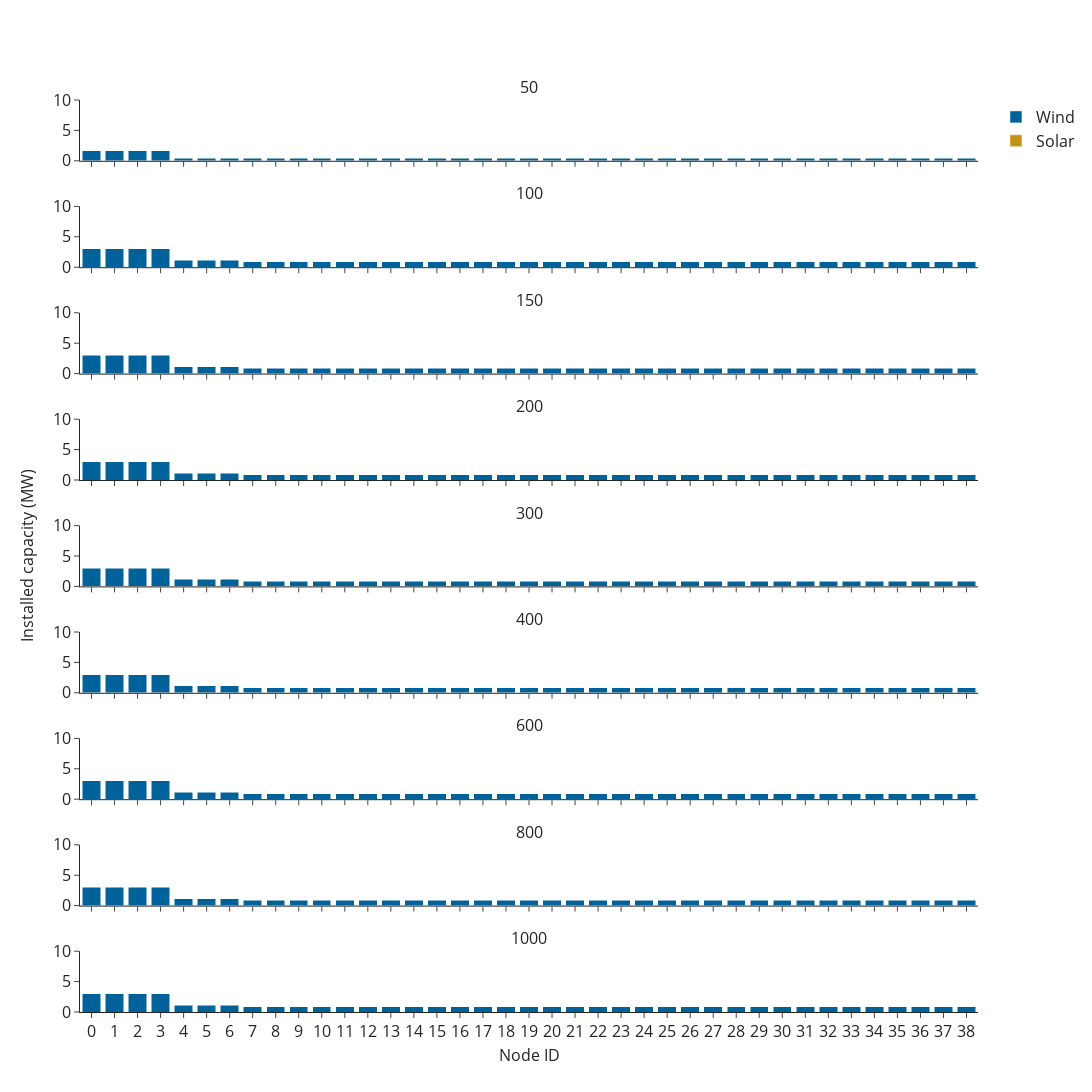

This figure's notebook cell:
### Markdown cell above
## Scenario 3: Each node has at least 2% of program investments

### Code cell
# Initialize the result dataframe
df = pd.DataFrame(columns=["b", "new_solar_cap", "new_wind_cap"])
# Initialize the budget list
budget_list = [50, 100, 150, 200, 300, 400, 600, 800, 1000] 

# For a given budget, run the optimization model
for b_i in budget_list:
    results = run_opt(alpha=2, beta=0, b=b_i, scenario=3, verbose=False)
    d = pd.DataFrame()
    d["b"] = [b_i] * node_number
    d["node_id"] = np.array([str(i) for i in range(node_number)])
    d["new_solar_cap"] = results["new_solar_cap"]
    d["new_wind_cap"] = results["new_wind_cap"]
    df = pd.concat([df, d], ignore_index=True)
    # print(f"budget @ {b_i}", results)
df = df.reset_index(drop=True)

# Plot the full results
fig = make_subplots(rows=9, cols=1, shared_xaxes=True, 
                    y_title='Installed capacity (MW)',
                    x_title='Node ID',
                    subplot_titles=("50", "100", "150", "200", "300", "400", "600", "800", "1000"),
                    vertical_spacing=0.05
                   )

for i in [i for i in range(len(budget_list))]:
    d = df[df["b"] == budget_list[i]].reset_index(drop=True)
    legend_show = True if i == 0 else False
    fig.add_trace(go.Bar(x=d["node_id"], y=d["new_solar_cap"], 
                         name="Solar", showlegend=legend_show,
                         marker_color="#C69214"), row=i+1, col=1)
    fig.add_trace(go.Bar(x=d["node_id"], y=d["new_wind_cap"], 
                         name="Wind", showlegend=legend_show,
                         marker_color="#00629B"), row=i+1, col=1)
    fig.update_yaxes(range=[0, 10], row=i+1, col=1)

fig.update_layout(
    font=dict(size=16),
    template="simple_white", barmode="stack",
    width = 1800, height = 1200,
#     title="DER capacity as budget increases",
)

fig.show()
# fig.write_image("graphs/f_r3.png", scale=8)

### Figure 1 — Plotly figure (JSON) as saved in the notebook; plotly's stock layout.template omitted (floating-point values rounded to 4 significant figures)
{"data": [{"marker": {"color": "#C69214"}, "name": "Solar", "showlegend": true, "type": "bar", "x": ["0", "1", "2", "3", "4", "5", "6", "7", "8", "9", "10", "11", "12", "13", "14", "15", "16", "17", "18", "19", "20", "21", "22", "23", "24", "25", "26", "27", "28", "29", "30", "31", "32", "33", "34", "35", "36", "37", "38"], "xaxis": "x", "y": [0, 0, 0, 0, 0, 0, 0, 0, 0, 0, 0, 0, 0, 0, 0, 0, 0, 0, 0, 0, 0, 0, 0, 0, 0, 0, 0, 0, 0, 0, 0, 0, 0, 0, 0, 0, 0, 0, 0], "yaxis": "y"}, {"marker": {"color": "#00629B"}, "name": "Wind", "showlegend": true, "type": "bar", "x": ["0", "1", "2", "3", "4", "5", "6", "7", "8", "9", "10", "11", "12", "13", "14", "15", "16", "17", "18", "19", "20", "21", "22", "23", "24", "25", "26", "27", "28", "29", "30", "31", "32", "33", "34", "35", "36", "37", "38"], "xaxis": "x", "y": [1.65, 1.65, 1.65, 1.65, 0.44, 0.44, 0.44, 0.44, 0.44, 0.44, 0.44, 0.44, 0.44, 0.44, 0.44, 0.44, 0.44, 0.44, 0.44, 0.44, 0.44, 0.44, 0.44, 0.44, 0.44, 0.44, 0.44, 0.44, 0.44, 0.44, 0.44, 0.44, 0.44, 0.44, 0.44, 0.44, 0.44, 0.44, 0.44], "yaxis": "y"}, {"marker": {"color": "#C69214"}, "name": "Solar", "showlegend": false, "type": "bar", "x": ["0", "1", "2", "3", "4", "5", "6", "7", "8", "9", "10", "11", "12", "13", "14", "15", "16", "17", "18", "19", "20", "21", "22", "23", "24", "25", "26", "27", "28", "29", "30", "31", "32", "33", "34", "35", "36", "37", "38"], "xaxis": "x2", "y": [0, 0, 0, 0, 0, 0, 0, 0, 0, 0, 0, 0, 0, 0, 0, 0, 0, 0, 0, 0, 0, 0, 0, 0, 0, 0, 0, 0, 0, 0, 0, 0, 0, 0, 0, 0, 0, 0, 0], "yaxis": "y2"}, {"marker": {"color": "#00629B"}, "name": "Wind", "showlegend": false, "type": "bar", "x": ["0", "1", "2", "3", "4", "5", "6", "7", "8", "9", "10", "11", "12", "13", "14", "15", "16", "17", "18", "19", "20", "21", "22", "23", "24", "25", "26", "27", "28", "29", "30", "31", "32", "33", "34", "35", "36", "37", "38"], "xaxis": "x2", "y": [3, 3, 3, 3, 1.14, 1.14, 1.14, 0.86, 0.86, 0.86, 0.86, 0.86, 0.86, 0.86, 0.86, 0.86, 0.86, 0.86, 0.86, 0.86, 0.86, 0.86, 0.86, 0.86, 0.86, 0.86, 0.86, 0.86, 0.86, 0.86, 0.86, 0.86, 0.86, 0.86, 0.86, 0.86, 0.86, 0.86, 0.86], "yaxis": "y2"}, {"marker": {"color": "#C69214"}, "name": "Solar", "showlegend": false, "type": "bar", "x": ["0", "1", "2", "3", "4", "5", "6", "7", "8", "9", "10", "11", "12", "13", "14", "15", "16", "17", "18", "19", "20", "21", "22", "23", "24", "25", "26", "27", "28", "29", "30", "31", "32", "33", "34", "35", "36", "37", "38"], "xaxis": "x3", "y": [0, 0, 0, 0, 0, 0, 0, 0, 0, 0, 0, 0, 0, 0, 0, 0, 0, 0, 0, 0, 0, 0, 0, 0, 0, 0, 0, 0, 0, 0, 0, 0, 0, 0, 0, 0, 0, 0, 0], "yaxis": "y3"}, {"marker": {"color": "#00629B"}, "name": "Wind", "showlegend": false, "type": "bar", "x": ["0", "1", "2", "3", "4", "5", "6", "7", "8", "9", "10", "11", "12", "13", "14", "15", "16", "17", "18", "19", "20", "21", "22", "23", "24", "25", "26", "27", "28", "29", "30", "31", "32", "33", "34", "35", "36", "37", "38"], "xaxis": "x3", "y": [3, 3, 3, 3, 1.14, 1.14, 1.14, 0.86, 0.86, 0.86, 0.86, 0.86, 0.86, 0.86, 0.86, 0.86, 0.86, 0.86, 0.86, 0.86, 0.86, 0.86, 0.86, 0.86, 0.86, 0.86, 0.86, 0.86, 0.86, 0.86, 0.86, 0.86, 0.86, 0.86, 0.86, 0.86, 0.86, 0.86, 0.86], "yaxis": "y3"}, {"marker": {"color": "#C69214"}, "name": "Solar", "showlegend": false, "type": "bar", "x": ["0", "1", "2", "3", "4", "5", "6", "7", "8", "9", "10", "11", "12", "13", "14", "15", "16", "17", "18", "19", "20", "21", "22", "23", "24", "25", "26", "27", "28", "29", "30", "31", "32", "33", "34", "35", "36", "37", "38"], "xaxis": "x4", "y": [0, 0, 0, 0, 0, 0, 0, 0, 0, 0, 0, 0, 0, 0, 0, 0, 0, 0, 0, 0, 0, 0, 0, 0, 0, 0, 0, 0, 0, 0, 0, 0, 0, 0, 0, 0, 0, 0, 0], "yaxis": "y4"}, {"marker": {"color": "#00629B"}, "name": "Wind", "showlegend": false, "type": "bar", "x": ["0", "1", "2", "3", "4", "5", "6", "7", "8", "9", "10", "11", "12", "13", "14", "15", "16", "17", "18", "19", "20", "21", "22", "23", "24", "25", "26", "27", "28", "29", "30", "31", "32", "33", "34", "35", "36", "37", "38"], "xaxis": "x4", "y": [3, 3, 3, 3, 1.14, 1.14, 1.14, 0.86, 0.86, 0.86, 0.86, 0.86, 0.86, 0.86, 0.86, 0.86, 0.86, 0.86, 0.86, 0.86, 0.86, 0.86, 0.86, 0.86, 0.86, 0.86, 0.86, 0.86, 0.86, 0.86, 0.86, 0.86, 0.86, 0.86, 0.86, 0.86, 0.86, 0.86, 0.86], "yaxis": "y4"}, {"marker": {"color": "#C69214"}, "name": "Solar", "showlegend": false, "type": "bar", "x": ["0", "1", "2", "3", "4", "5", "6", "7", "8", "9", "10", "11", "12", "13", "14", "15", "16", "17", "18", "19", "20", "21", "22", "23", "24", "25", "26", "27", "28", "29", "30", "31", "32", "33", "34", "35", "36", "37", "38"], "xaxis": "x5", "y": [0, 0, 0, 0, 0, 0, 0, 0, 0, 0, 0, 0, 0, 0, 0, 0, 0, 0, 0, 0, 0, 0, 0, 0, 0, 0, 0, 0, 0, 0, 0, 0, 0, 0, 0, 0, 0, 0, 0], "yaxis": "y5"}, {"marker": {"color": "#00629B"}, "name": "Wind", "showlegend": false, "type": "bar", "x": ["0", "1", "2", "3", "4", "5", "6", "7", "8", "9", "10", "11", "12", "13", "14", "15", "16", "17", "18", "19", "20", "21", "22", "23", "24", "25", "26", "27", "28", "29", "30", "31", "32", "33", "34", "35", "36", "37", "38"], "xaxis": "x5", "y": [3, 3, 3, 3, 1.14, 1.14, 1.14, 0.86, 0.86, 0.86, 0.86, 0.86, 0.86, 0.86, 0.86, 0.86, 0.86, 0.86, 0.86, 0.86, 0.86, 0.86, 0.86, 0.86, 0.86, 0.86, 0.86, 0.86, 0.86, 0.86, 0.86, 0.86, 0.86, 0.86, 0.86, 0.86, 0.86, 0.86, 0.86], "yaxis": "y5"}, {"marker": {"color": "#C69214"}, "name": "Solar", "showlegend": false, "type": "bar", "x": ["0", "1", "2", "3", "4", "5", "6", "7", "8", "9", "10", "11", "12", "13", "14", "15", "16", "17", "18", "19", "20", "21", "22", "23", "24", "25", "26", "27", "28", "29", "30", "31", "32", "33", "34", "35", "36", "37", "38"], "xaxis": "x6", "y": [0, 0, 0, 0, 0, 0, 0, 0, 0, 0, 0, 0, 0, 0, 0, 0, 0, 0, 0, 0, 0, 0, 0, 0, 0, 0, 0, 0, 0, 0, 0, 0, 0, 0, 0, 0, 0, 0, 0], "yaxis": "y6"}, {"marker": {"color": "#00629B"}, "name": "Wind", "showlegend": false, "type": "bar", "x": ["0", "1", "2", "3", "4", "5", "6", "7", "8", "9", "10", "11", "12", "13", "14", "15", "16", "17", "18", "19", "20", "21", "22", "23", "24", "25", "26", "27", "28", "29", "30", "31", "32", "33", "34", "35", "36", "37", "38"], "xaxis": "x6", "y": [3, 3, 3, 3, 1.14, 1.14, 1.14, 0.86, 0.86, 0.86, 0.86, 0.86, 0.86, 0.86, 0.86, 0.86, 0.86, 0.86, 0.86, 0.86, 0.86, 0.86, 0.86, 0.86, 0.86, 0.86, 0.86, 0.86, 0.86, 0.86, 0.86, 0.86, 0.86, 0.86, 0.86, 0.86, 0.86, 0.86, 0.86], "yaxis": "y6"}, {"marker": {"color": "#C69214"}, "name": "Solar", "showlegend": false, "type": "bar", "x": ["0", "1", "2", "3", "4", "5", "6", "7", "8", "9", "10", "11", "12", "13", "14", "15", "16", "17", "18", "19", "20", "21", "22", "23", "24", "25", "26", "27", "28", "29", "30", "31", "32", "33", "34", "35", "36", "37", "38"], "xaxis": "x7", "y": [0, 0, 0, 0, 0, 0, 0, 0, 0, 0, 0, 0, 0, 0, 0, 0, 0, 0, 0, 0, 0, 0, 0, 0, 0, 0, 0, 0, 0, 0, 0, 0, 0, 0, 0, 0, 0, 0, 0], "yaxis": "y7"}, {"marker": {"color": "#00629B"}, "name": "Wind", "showlegend": false, "type": "bar", "x": ["0", "1", "2", "3", "4", "5", "6", "7", "8", "9", "10", "11", "12", "13", "14", "15", "16", "17", "18", "19", "20", "21", "22", "23", "24", "25", "26", "27", "28", "29", "30", "31", "32", "33", "34", "35", "36", "37", "38"], "xaxis": "x7", "y": [3, 3, 3, 3, 1.14, 1.14, 1.14, 0.86, 0.86, 0.86, 0.86, 0.86, 0.86, 0.86, 0.86, 0.86, 0.86, 0.86, 0.86, 0.86, 0.86, 0.86, 0.86, 0.86, 0.86, 0.86, 0.86, 0.86, 0.86, 0.86, 0.86, 0.86, 0.86, 0.86, 0.86, 0.86, 0.86, 0.86, 0.86], "yaxis": "y7"}, {"marker": {"color": "#C69214"}, "name": "Solar", "showlegend": false, "type": "bar", "x": ["0", "1", "2", "3", "4", "5", "6", "7", "8", "9", "10", "11", "12", "13", "14", "15", "16", "17", "18", "19", "20", "21", "22", "23", "24", "25", "26", "27", "28", "29", "30", "31", "32", "33", "34", "35", "36", "37", "38"], "xaxis": "x8", "y": [0, 0, 0, 0, 0, 0, 0, 0, 0, 0, 0, 0, 0, 0, 0, 0, 0, 0, 0, 0, 0, 0, 0, 0, 0, 0, 0, 0, 0, 0, 0, 0, 0, 0, 0, 0, 0, 0, 0], "yaxis": "y8"}, {"marker": {"color": "#00629B"}, "name": "Wind", "showlegend": false, "type": "bar", "x": ["0", "1", "2", "3", "4", "5", "6", "7", "8", "9", "10", "11", "12", "13", "14", "15", "16", "17", "18", "19", "20", "21", "22", "23", "24", "25", "26", "27", "28", "29", "30", "31", "32", "33", "34", "35", "36", "37", "38"], "xaxis": "x8", "y": [3, 3, 3, 3, 1.14, 1.14, 1.14, 0.86, 0.86, 0.86, 0.86, 0.86, 0.86, 0.86, 0.86, 0.86, 0.86, 0.86, 0.86, 0.86, 0.86, 0.86, 0.86, 0.86, 0.86, 0.86, 0.86, 0.86, 0.86, 0.86, 0.86, 0.86, 0.86, 0.86, 0.86, 0.86, 0.86, 0.86, 0.86], "yaxis": "y8"}, {"marker": {"color": "#C69214"}, "name": "Solar", "showlegend": false, "type": "bar", "x": ["0", "1", "2", "3", "4", "5", "6", "7", "8", "9", "10", "11", "12", "13", "14", "15", "16", "17", "18", "19", "20", "21", "22", "23", "24", "25", "26", "27", "28", "29", "30", "31", "32", "33", "34", "35", "36", "37", "38"], "xaxis": "x9", "y": [0, 0, 0, 0, 0, 0, 0, 0, 0, 0, 0, 0, 0, 0, 0, 0, 0, 0, 0, 0, 0, 0, 0, 0, 0, 0, 0, 0, 0, 0, 0, 0, 0, 0, 0, 0, 0, 0, 0], "yaxis": "y9"}, {"marker": {"color": "#00629B"}, "name": "Wind", "showlegend": false, "type": "bar", "x": ["0", "1", "2", "3", "4", "5", "6", "7", "8", "9", "10", "11", "12", "13", "14", "15", "16", "17", "18", "19", "20", "21", "22", "23", "24", "25", "26", "27", "28", "29", "30", "31", "32", "33", "34", "35", "36", "37", "38"], "xaxis": "x9", "y": [3, 3, 3, 3, 1.14, 1.14, 1.14, 0.86, 0.86, 0.86, 0.86, 0.86, 0.86, 0.86, 0.86, 0.86, 0.86, 0.86, 0.86, 0.86, 0.86, 0.86, 0.86, 0.86, 0.86, 0.86, 0.86, 0.86, 0.86, 0.86, 0.86, 0.86, 0.86, 0.86, 0.86, 0.86, 0.86, 0.86, 0.86], "yaxis": "y9"}], "layout": {"annotations": [{"font": {"size": 16}, "showarrow": false, "text": "50", "x": 0.5, "xanchor": "center", "xref": "paper", "y": 1, "yanchor": "bottom", "yref": "paper"}, {"font": {"size": 16}, "showarrow": false, "text": "100", "x": 0.5, "xanchor": "center", "xref": "paper", "y": 0.8833, "yanchor": "bottom", "yref": "paper"}, {"font": {"size": 16}, "showarrow": false, "text": "150", "x": 0.5, "xanchor": "center", "xref": "paper", "y": 0.7667, "yanchor": "bottom", "yref": "paper"}, {"font": {"size": 16}, "showarrow": false, "text": "200", "x": 0.5, "xanchor": "center", "xref": "paper", "y": 0.65, "yanchor": "bottom", "yref": "paper"}, {"font": {"size": 16}, "showarrow": false, "text": "300", "x": 0.5, "xanchor": "center", "xref": "paper", "y": 0.5333, "yanchor": "bottom", "yref": "paper"}, {"font": {"size": 16}, "showarrow": false, "text": "400", "x": 0.5, "xanchor": "center", "xref": "paper", "y": 0.4167, "yanchor": "bottom", "yref": "paper"}, {"font": {"size": 16}, "showarrow": false, "text": "600", "x": 0.5, "xanchor": "center", "xref": "paper", "y": 0.3, "yanchor": "bottom", "yref": "paper"}, {"font": {"size": 16}, "showarrow": false, "text": "800", "x": 0.5, "xanchor": "center", "xref": "paper", "y": 0.1833, "yanchor": "bottom", "yref": "paper"}, {"font": {"size": 16}, "showarrow": false, "text": "1000", "x": 0.5, "xanchor": "center", "xref": "paper", "y": 0.06667, "yanchor": "bottom", "yref": "paper"}, {"font": {"size": 16}, "showarrow": false, "text": "Node ID", "x": 0.5, "xanchor": "center", "xref": "paper", "y": 0, "yanchor": "top", "yref": "paper", "yshift": -30}, {"font": {"size": 16}, "showarrow": false, "text": "Installed capacity (MW)", "textangle": -90, "x": 0, "xanchor": "right", "xref": "paper", "xshift": -40, "y": 0.5, "yanchor": "middle", "yref": "paper"}], "barmode": "stack", "font": {"size": 16}, "height": 1200, "width": 1800, "xaxis": {"anchor": "y", "domain": [0, 1], "matches": "x9", "showticklabels": false}, "xaxis2": {"anchor": "y2", "domain": [0, 1], "matches": "x9", "showticklabels": false}, "xaxis3": {"anchor": "y3", "domain": [0, 1], "matches": "x9", "showticklabels": false}, "xaxis4": {"anchor": "y4", "domain": [0, 1], "matches": "x9", "showticklabels": false}, "xaxis5": {"anchor": "y5", "domain": [0, 1], "matches": "x9", "showticklabels": false}, "xaxis6": {"anchor": "y6", "domain": [0, 1], "matches": "x9", "showticklabels": false}, "xaxis7": {"anchor": "y7", "domain": [0, 1], "matches": "x9", "showticklabels": false}, "xaxis8": {"anchor": "y8", "domain": [0, 1], "matches": "x9", "showticklabels": false}, "xaxis9": {"anchor": "y9", "domain": [0, 1]}, "yaxis": {"anchor": "x", "domain": [0.9333, 1], "range": [0, 10]}, "yaxis2": {"anchor": "x2", "domain": [0.8167, 0.8833], "range": [0, 10]}, "yaxis3": {"anchor": "x3", "domain": [0.7, 0.7667], "range": [0, 10]}, "yaxis4": {"anchor": "x4", "domain": [0.5833, 0.65], "range": [0, 10]}, "yaxis5": {"anchor": "x5", "domain": [0.4667, 0.5333], "range": [0, 10]}, "yaxis6": {"anchor": "x6", "domain": [0.35, 0.4167], "range": [0, 10]}, "yaxis7": {"anchor": "x7", "domain": [0.2333, 0.3], "range": [0, 10]}, "yaxis8": {"anchor": "x8", "domain": [0.1167, 0.1833], "range": [0, 10]}, "yaxis9": {"anchor": "x9", "domain": [0, 0.06667], "range": [0, 10]}}}
